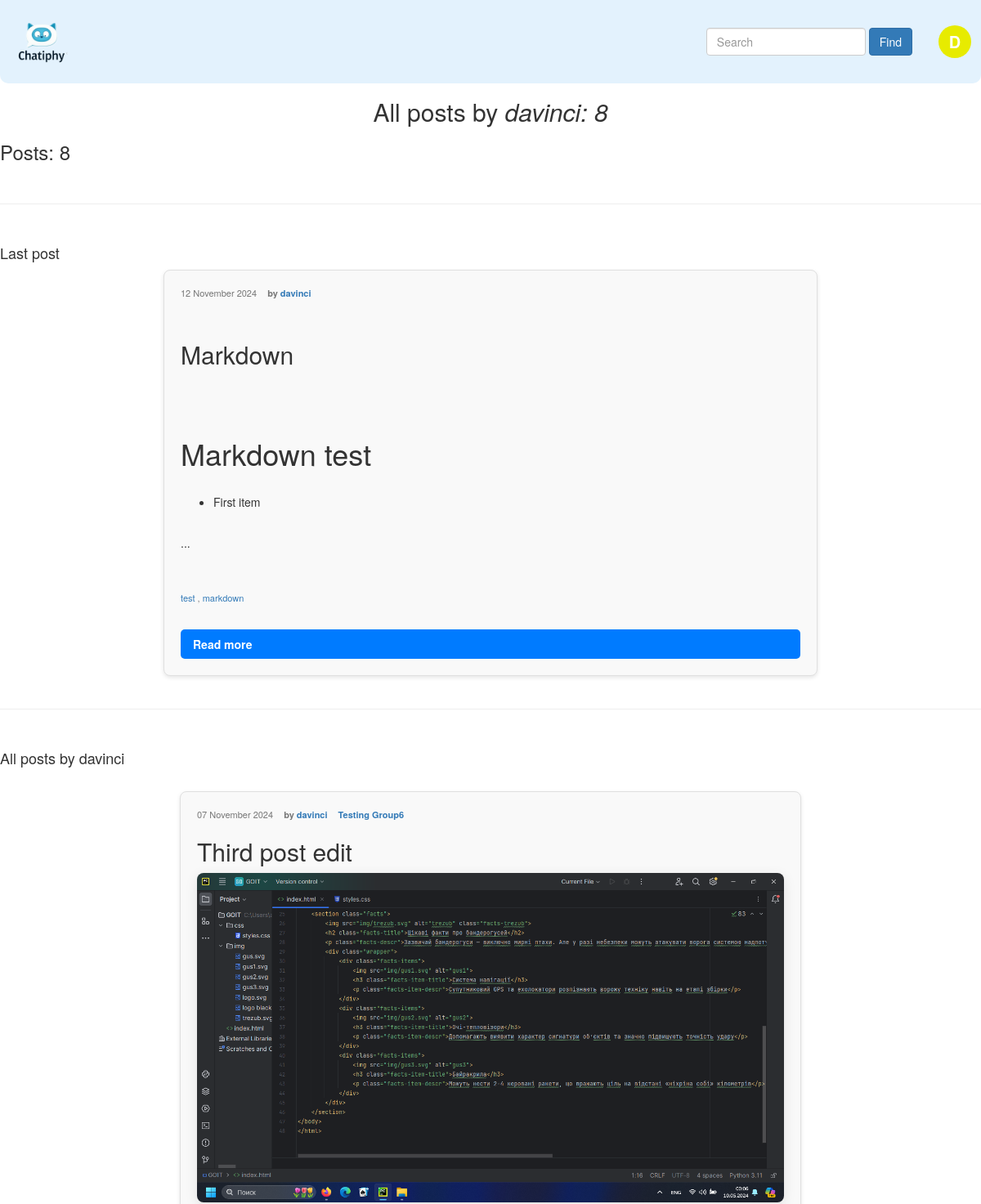
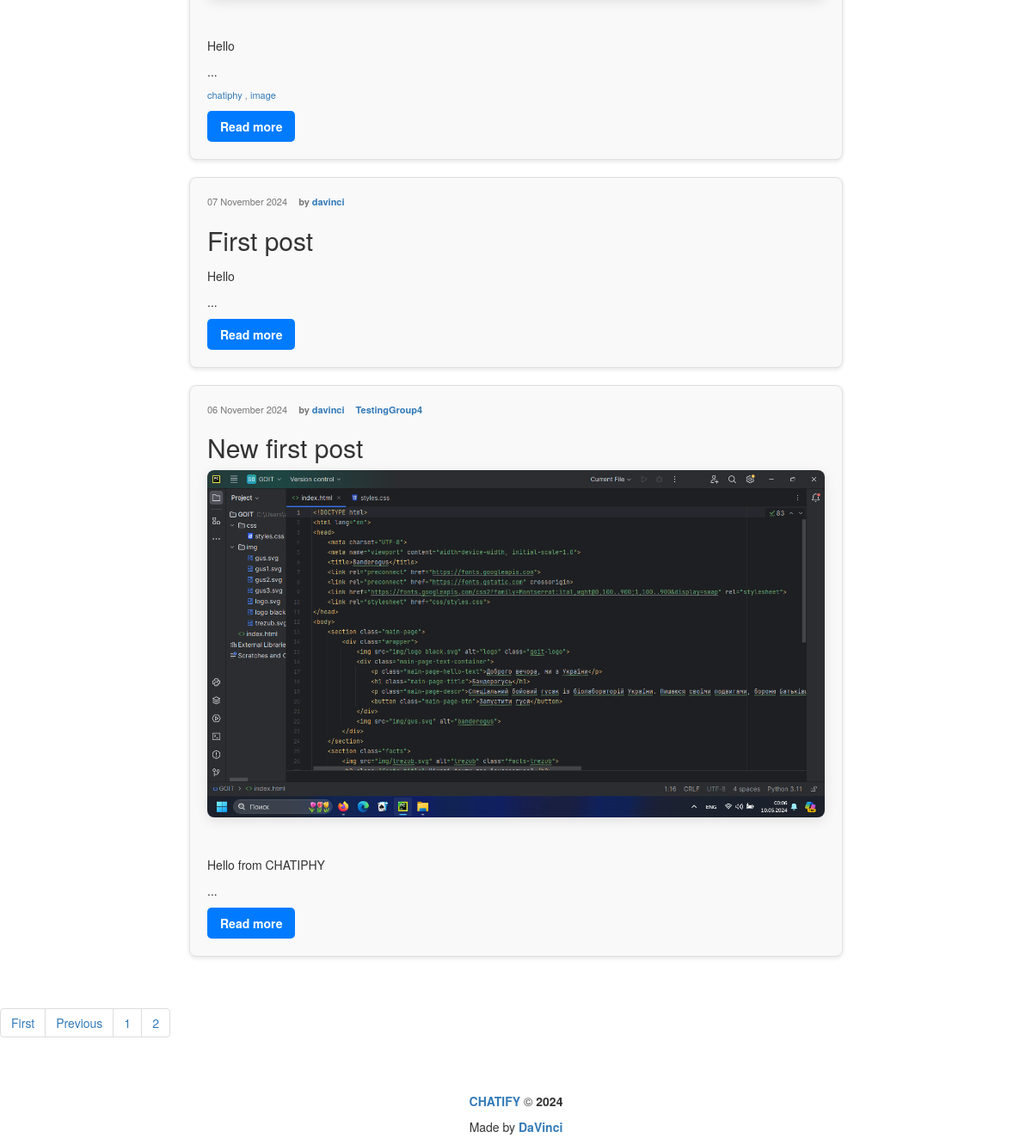
/profile/davinci/?page=2 (signed in), run on the app's committed database (2 pictures, top to bottom).
### post_maker/models.py (models this page shows, shortened)
class Post(models.Model):
    title = models.CharField(
        max_length=250,
        default=''
    )
    text = models.TextField(
        help_text="Enter the text of post"
    )
    slug = models.SlugField(
        max_length=200,
        blank=True
    )
    created = models.DateTimeField(
        auto_now_add=True
    )
    pub_date = models.DateTimeField(
        auto_now_add=True,
    )
    updated = models.DateTimeField(
        auto_now=True
    )
    author = models.ForeignKey(
        User,
        on_delete=models.CASCADE,
        verbose_name="Author",
        related_name="posts"
    )
    group = models.ForeignKey(
        Group,
        on_delete=models.SET_NULL,
        related_name="posts",
        blank=True,
        null=True,
        verbose_name="Group",
        help_text="Choose the group"
    )
    image = models.ImageField(
        "Post Image",
        upload_to="post_maker/img",
        blank=True
    )
    tag = TaggableManager()
    class Meta:
        ordering = ('-pub_date',)
        indexes = [
            models.Index(fields=['-pub_date'])
        ]
        verbose_name = "Post"
        verbose_name_plural = "Posts"
    def get_absolute_url(self):
        return reverse("post_maker:post_detail", args=[self.pk, self.slug])

class Group(models.Model):
    title = models.CharField(max_length=200, default="")
    slug = models.SlugField(max_length=200, unique=True, blank=True)
    description = models.TextField(default="")
    def __str__(self):
        return self.title

### post_maker/views.py (the view)
# urls.py: path("profile/<str:username>/", views.profile, name="profile"),
@login_required
def profile(request, username, tag_slug=None):
    template = "post_maker/profile.html"
    user = get_object_or_404(User, username=username)
    tag = None
    posts = Post.objects.filter(author=user).order_by("-pub_date")
    if tag_slug:
        tag = get_object_or_404(Tag, slug=tag_slug)
        posts = posts.filter(tag__in=[tag])
    latest = posts.latest("pub_date")
    latest_text = latest.text
    count = posts.count()
    page_obj = paginator(request, posts, 5)
    subscriptions = Subscription.objects.filter(subscriber=request.user).values_list('sub_author', flat=True)
    context = {"username":username,
               "count":count,
               "page_obj":page_obj,
               "latest":latest,
               "latest_text":latest_text,
               "user":user,
               "tag":tag,
               'is_subscribed': user.id in subscriptions,}
    return render(request, template, context)

### core/context_processors/year.py (called while the page is built)
def year(request):
    year = datetime.now().year
    return {
        "year":year,
    }

### post_maker/templatetags/post_tags.py (called while the page is built)
@register.simple_tag
def total_user_posts(user):
    return Post.objects.filter(author=user).count()

@register.filter(name='markdown')
def markdown_format(text):
    return mark_safe(markdown.markdown(text))

### post_maker/views.py (called while the page is built)
@login_required
def paginator(request, posts, pages):
    paginator_obj = Paginator(posts, pages)
    page_number = request.GET.get('page')
    return paginator_obj.get_page(page_number)

### templates/post_maker/profile.html (shortened to what this page needs)
{% extends 'base.html' %}
{% load post_tags %}
{% block header %}<h2 class="block-header">All posts by <i>{{ username }}: {% total_user_posts user %}</i></h2>{% endblock %}
{% block content %}
    <div>
        <h3>Post{{ count|pluralize }}: {{ count }}</h3>
        <br>
        <hr>
        <br>
        {% if count > 0 %}
        <h4>Last post</h4>
        <div class="post-list-item post-list">
            <div class="post-list-meta">
                <span class="post-list-date">{{latest.pub_date|date:"d E Y"}}</span>
                <span class="post-list-author">by <a href="{% url 'post_maker:profile' latest.author %}">{{ latest.author }}</a></span>
            </div>
            {% if latest.title %}
                <h2 class="post-list-title">{{ latest.title }}</h2>
            {% endif %}
            <p class="post-excerpt">{{ latest.text|markdown|truncatewords_html:30 }}...</p>
            <div class="post-list-meta">
                {% for tag in latest.tag.all %}
                    <a class="post-list-tags" href="{% url 'post_maker:profile_by_tag' latest.author tag.slug %}">{{ tag.name }}</a>
                    {% if not forloop.last %}, {% endif %}
                {% endfor %}
            </div>
            <a href="{{ latest.get_absolute_url }}" class="read-more">Read more</a>
        </div>
        <br>
        <hr>
        {% else %}
        <h4>There is no posts yet</h4>
        {% endif %}
        <br>
        {% if count > 1 %}
        <h4>All posts by {{ username }}</h4>
        {% include "post_maker/includes/post_list.html" %}
        {% endif %}
        <br>
        {% include 'post_maker/includes/paginator.html' %}
        <br>
    </div>
{% endblock %}

### templates/post_maker/includes/post_list.html
{% load post_tags %}
<div class="post-list">
    {% for post in page_obj %}
        <div class="post-list-item">
            <div class="post-list-meta">
                <span class="post-list-date">{{post.pub_date|date:"d E Y"}}</span>
                <span class="post-list-author">by <a href="{% url 'post_maker:profile' post.author %}">{{ post.author }}</a></span>
                {% if post.group %}
                    <span class="post-list-group"><a href="{% url 'post_maker:group_page' post.group.slug %}">{{ post.group }}</a></span>
                {% endif %}
            </div>
            {% if post.title %}
                <h2 class="post-list-title">{{ post.title }}</h2>
            {% endif %}
            {% if post.image %}
                <div class="post-image">
                    <img src="{{ post.image.url }}" alt="{{ post.title }}">
                </div>
            {% endif %}
            <p class="post-excerpt">{{ post.text|markdown|truncatewords_html:30 }}...</p>
            <div class="post-list-meta">
                {% for tag in post.tag.all %}
                {% if request.resolver_match.view_name == "post_maker:index" or request.resolver_match.view_name == "post_maker:index_by_tag" %}
                    <a class="post-list-tags" href="{% url 'post_maker:index_by_tag' tag.slug %}">{{ tag.name }}</a>
                {% elif request.resolver_match.view_name == "post_maker:group_page" or request.resolver_match.view_name == "post_maker:group_page_by_tag" %}
                    <a class="post-list-tags" href="{% url 'post_maker:group_page_by_tag' post.group.slug tag.slug %}">{{ tag.name }}</a>
                {% elif request.resolver_match.view_name == "post_maker:profile" or request.resolver_match.view_name == "post_maker:profile_by_tag" %}
                    <a class="post-list-tags" href="{% url 'post_maker:profile_by_tag' post.author tag.slug %}">{{ tag.name }}</a>
                {% endif %}
                {% if not forloop.last %}, {% endif %}
                {% endfor %}
            </div>
            <a href="{{ post.get_absolute_url }}" class="read-more">Read more</a>
        </div>
    {% endfor %}
</div>

### static/css/post_list_styles.css (style rules this page uses)
.block-header { font-size: 3rem; color: #333; margin-bottom: 10px; text-align: center; }
.post-list { display: flex; flex-direction: column; gap: 20px; padding: 20px; max-width: 800px; margin: 0 auto; }
.post-list-item { background-color: #f9f9f9; border: 1px solid #e0e0e0; border-radius: 8px; padding: 20px; box-shadow: 0 2px 5px rgba(0, 0, 0, 0.1); transition: transform 0.3s, box-shadow 0.3s; }
.post-list-meta { font-size: 1.1rem; color: #777; margin-bottom: 10px; }
.post-list-date { margin-right: 10px; }
.post-list-author { font-weight: bold; margin-right: 10px; }
.post-list-group { font-weight: bold; }
.post-excerpt { font-size: 1.4rem; color: #555; line-height: 1.6; margin-bottom: 15px; }
.read-more { display: inline-block; padding: 8px 15px; background-color: #007bff; color: #fff; border-radius: 5px; text-decoration: none; font-weight: bold; transition: background-color 0.3s; }
.post-image img { width: 100%; height: auto; border-radius: 8px; margin-bottom: 30px; box-shadow: 0 4px 15px rgba(0, 0, 0, 0.1); }

### data on the page
Post: pub_date "12 November 2024", author "davinci", title "Markdown", text "Markdown test First item"
Tag: name "test"
Tag: name "markdown"
Post: pub_date "07 November 2024", author "davinci", group "Testing Group6", title "Third post edit", image (picture), text "Hello"
Tag: name "chatiphy"
Tag: name "image"
Post: pub_date "07 November 2024", author "davinci", title "First post", text "Hello"
Post: pub_date "06 November 2024", author "davinci", group "TestingGroup4", title "New first post", image (picture), text "Hello from CHATIPHY"

### other printed values
{{ first_letter|upper }} "D"
{{ username }} "davinci"
{{ count }} "8"
{{ i }} "1"
{{ i }} "2"
